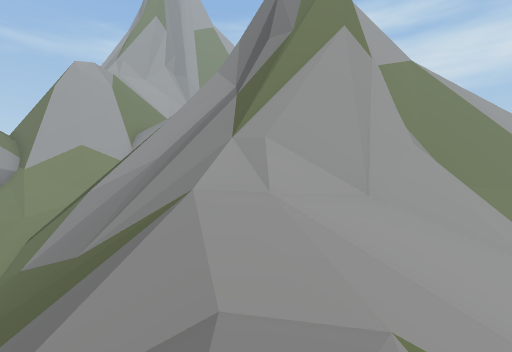
view 1 (above)

15 first-person views from a walk through a Unity game level. The camera is 1.4 m above the floor, looks level and sees 85° across. The floor is counted in squares, 2 m on a side. Each view is taken from the middle of a square. On the plan, view 1 faces up. The plan holds only what a view shows up to about 9 squares ahead; the rest is blank. The place goes on beyond the plan. The player is left out.

view 2
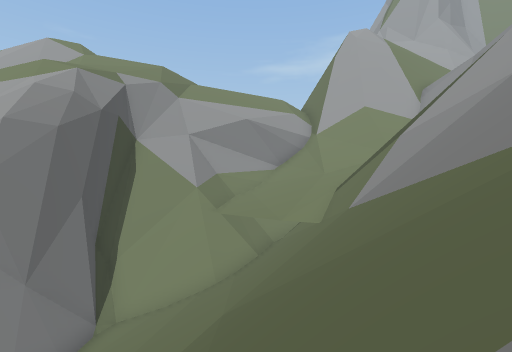

view 3
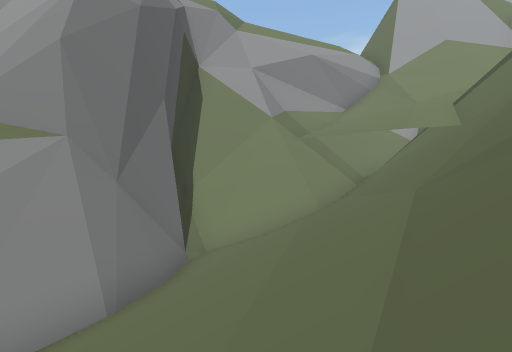

view 4
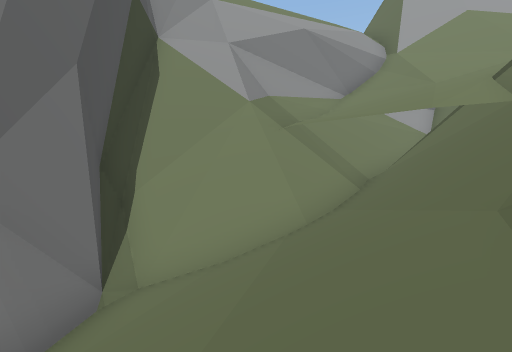

view 5
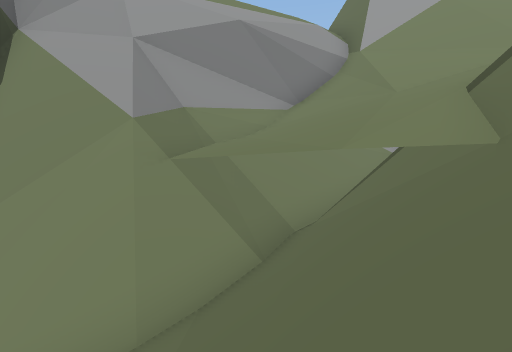

view 6
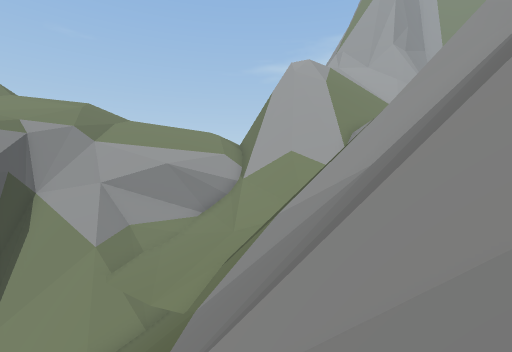

view 7
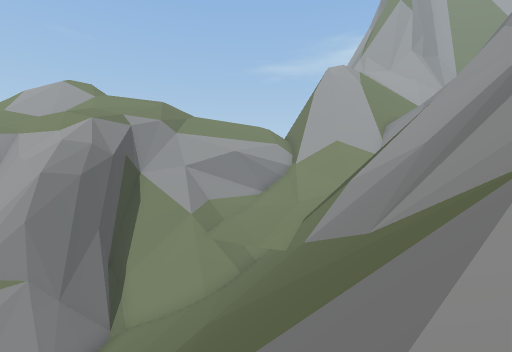

view 8
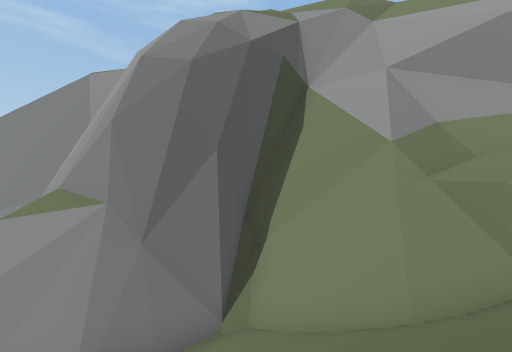

view 9
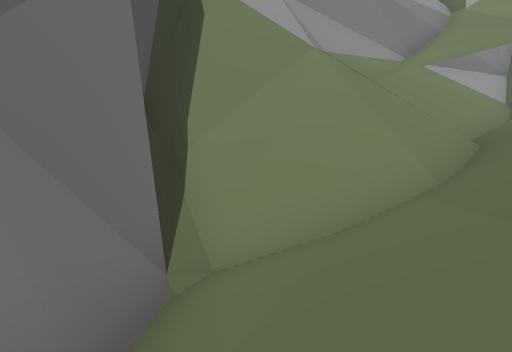

view 10
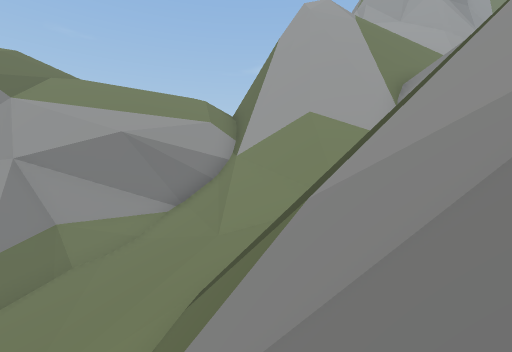

view 11
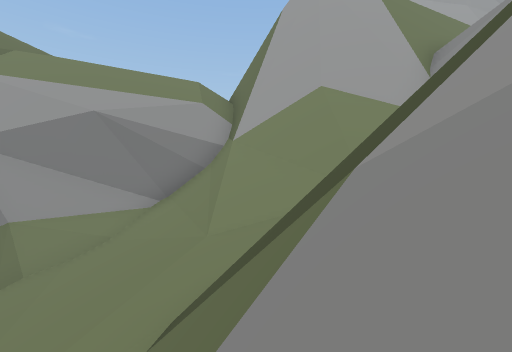

view 12
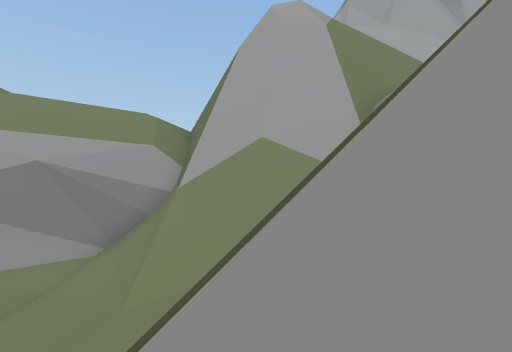

view 13
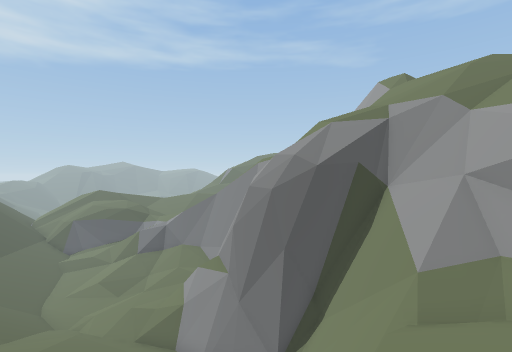

view 14
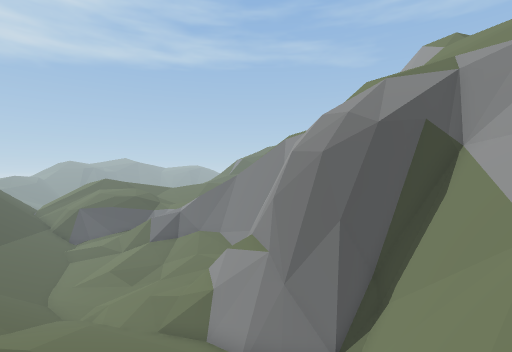

view 15
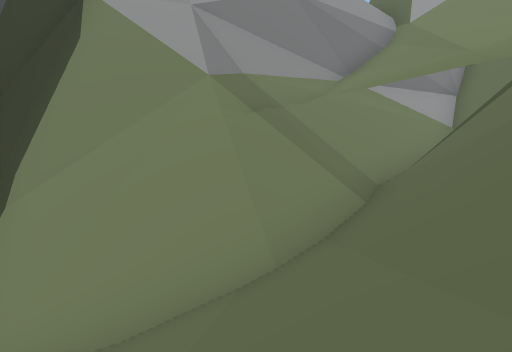

### Floor plan
Key: @ floor where view 1 was taken; # wall or solid block; x gap in a wall; . main floor; : floor 3.25 m higher than the main floor; - floor 6.5 m lower than the main floor; + floor 9.5 m higher than the main floor; / step, stairs or slope; = window, fence, low wall or low ledge; ^ raised ledge; v drop or lower ground.
Columns run from 17 left of view 1 to 5 right of it. Each row starts with its distance up from view 1.
 19           ##
 18           #
 17           #
 16          ##/
 15          ##vv
 14      ######=
 13     //v##
 12    //v=#
 11   ///v^#     ^^^#
 10  ///v=#/   ==^^##
  9 ///vv=#/###v////^
  8 +#vvv #--##=////^^
  7  vvvv^##///////=^^
  6  /vv= ##///////=/#^
  5  /vvv##//////////###^##
  4    vv#///////////////=
  3    /v##//////////.///
  2    v:v#///// ////.//
  1  vx vv#/////  ///./
  0  v  =##//  /    /@

Where each view was taken, in squares from view 1:
view 1: 0 up, 0 right, facing up
view 2: 1 up, 3 left, facing up-left
view 3: 0 up, 6 left, facing up-left
view 4: 2 up, 7 left, facing up-left
view 5: 5 up, 7 left, facing up-left
view 6: 4 up, 1 left, facing up-left
view 7: 0 up, 1 left, facing up-left
view 8: 4 up, 6 left, facing left
view 9: 2 up, 9 left, facing up-left
view 10: 7 up, 4 left, facing up-left
view 11: 8 up, 5 left, facing up-left
view 12: 9 up, 4 left, facing up-left
view 13: 9 up, 5 left, facing down-left
view 14: 7 up, 5 left, facing down-left
view 15: 4 up, 8 left, facing up-left
